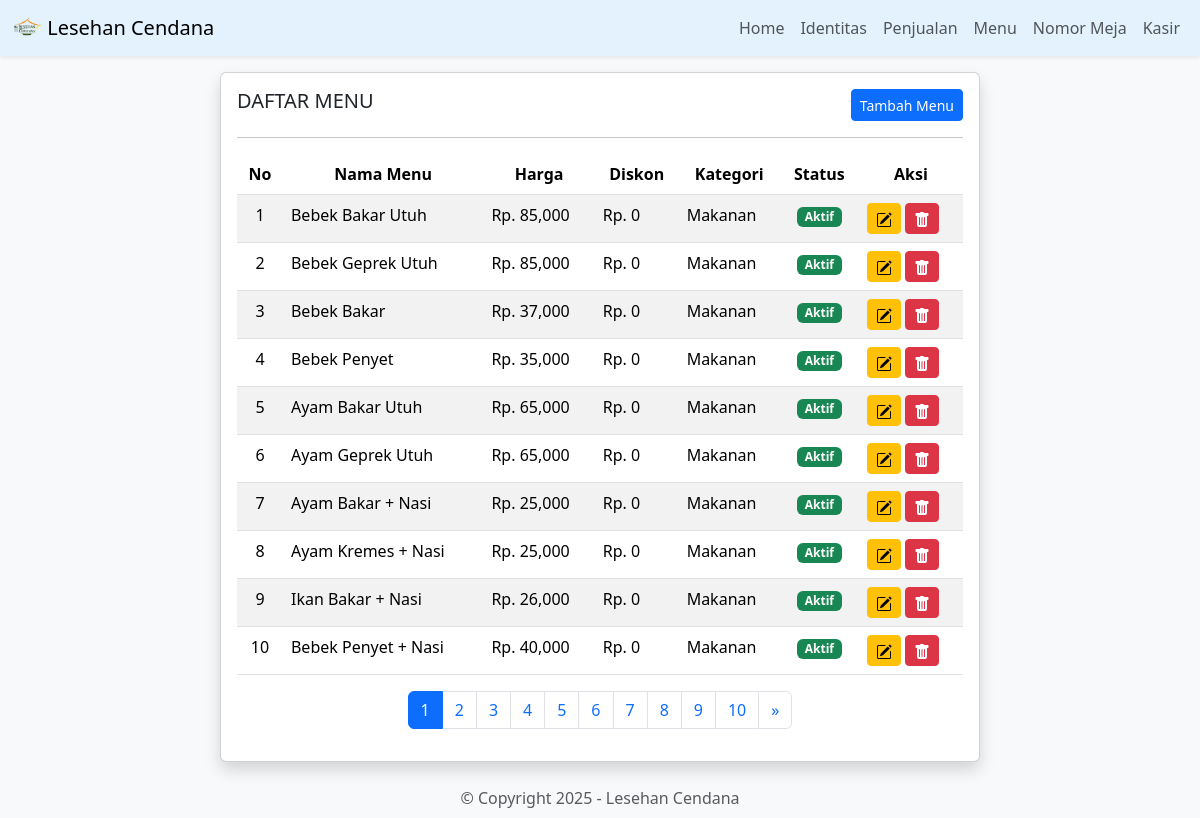
The app's page /main.php?module=menu with its own data.
### tables this page shows
CREATE TABLE `identitas` (
  `id` int NOT NULL,
  `nama` varchar(255) NOT NULL,
  `alamat` text NOT NULL,
  `telepon` varchar(50) NOT NULL
);

CREATE TABLE `menu` (
  `id` int NOT NULL,
  `nama_menu` varchar(255) NOT NULL,
  `harga` int NOT NULL,
  `diskon` int NOT NULL,
  `status` enum('1','0') NOT NULL,
  `kategori` char(25) NOT NULL,
  `created_at` timestamp NULL DEFAULT NULL,
  `updated_at` timestamp NULL DEFAULT NULL
);

### modul/menu/index.php (the view, shortened to what this page needs)
<?php
$jumlah_data_per_halaman = 10;
$halaman = isset($_GET['halaman']) ? (int)$_GET['halaman'] : 1;
$offset = ($halaman - 1) * $jumlah_data_per_halaman;
$sql_total_data = "SELECT COUNT(*) AS total FROM menu";
$query_total_data = mysqli_query($koneksi, $sql_total_data);
$total_data = mysqli_fetch_assoc($query_total_data)['total'];
$total_halaman = ceil($total_data / $jumlah_data_per_halaman);
$sql_menu = "SELECT * FROM menu LIMIT $offset, $jumlah_data_per_halaman";
$query_menu = mysqli_query($koneksi, $sql_menu);
?>
<div class="container-fluid mt-3">
    <div class="row justify-content-center">
        <div class="col-lg-8 col-md-10 col-sm-12">
            <div class="card shadow">
                <div class="card-body">
                    <div class="d-flex justify-content-between flex-wrap">
                        <h5 class="card-title">DAFTAR MENU</h5>
                        <button type="button" class="btn btn-primary btn-sm" data-bs-toggle="modal" data-bs-target="#tambahMenu">
                            <i class="bi bi-bookmark-plus-fill"></i> Tambah Menu
                        </button>
                    </div>
                    <hr>
                    <div class="table-responsive">
                        <table class="table table-striped">
                            <thead class="text-center">
                                <tr>
                                    <th>No</th>
                                    <th>Nama Menu</th>
                                    <th>Harga</th>
                                    <th>Diskon</th>
                                    <th>Kategori</th>
                                    <th>Status</th>
                                    <th>Aksi</th>
                                </tr>
                            </thead>
                            <tbody>
                                <?php
                                $no = $offset + 1;
                                while ($data_menu = mysqli_fetch_array($query_menu)) {
                                ?>
                                    <tr>
                                        <td class="text-center"><?= $no++; ?></td>
                                        <td><?= $data_menu['nama_menu']; ?></td>
                                        <td>Rp. <?= number_format($data_menu['harga'], 0); ?></td>
                                        <td>Rp. <?= number_format($data_menu['diskon'], 0); ?></td>
                                        <td><?= $data_menu['kategori']; ?></td>
                                        <td class="text-center">
                                            <span class="badge bg-<?= $data_menu['status'] == 1 ? 'success' : 'danger'; ?>">
                                                <?= $data_menu['status'] == 1 ? 'Aktif' : 'Tidak Aktif'; ?>
                                            </span>
                                        </td>
                                        <td>
                                            <button type="button" class="btn btn-warning btn-sm" data-bs-toggle="modal" data-bs-target="#editMenu<?= $data_menu['id']; ?>">
                                            </button>
                                            <?php
                                            $cek_menu = $koneksi->query("SELECT * FROM detail_penjualan WHERE id_menu = '$data_menu[id]'")->num_rows;
                                            if ($cek_menu == 0) {
                                            ?>
                                                <button type="button" class="btn btn-danger btn-sm" data-bs-toggle="modal" data-bs-target="#hapusMenu<?= $data_menu['id']; ?>">
                                                </button>
                                            <?php
                                            }
                                            ?>
                                        </td>
                                    </tr>
                                <?php } ?>
                            </tbody>
                        </table>
                    </div>
                    <nav>
                        <ul class="pagination justify-content-center flex-wrap">
                            <?php for ($i = 1; $i <= $total_halaman; $i++) : ?>
                                <li class="page-item <?= ($i == $halaman) ? 'active' : ''; ?>">
                                    <a class="page-link" href="?module=menu&halaman=<?= $i; ?>"><?= $i; ?></a>
                                </li>
                            <?php endfor; ?>
                            <?php if ($halaman < $total_halaman) : ?>
                                <li class="page-item">
                                    <a class="page-link" href="?module=menu&halaman=<?= $halaman + 1; ?>">&raquo;</a>
                                </li>
                            <?php endif; ?>
                        </ul>
                    </nav>
                </div>
            </div>
        </div>
    </div>
</div>

### main.php (shortened to what this page needs)
<?php
include('koneksi.php');
$sql_identitas = "SELECT * FROM identitas";
$query_identitas = mysqli_query($koneksi, $sql_identitas);
$data_identitas = mysqli_fetch_array($query_identitas);
?>
<!DOCTYPE html>
<html lang="en">
<head>
    <link rel="stylesheet" href="bootstrap-5.3.3-dist/css/bootstrap.min.css">
</head>
<body class="bg-light">
    <nav class="navbar navbar-expand-lg shadow-sm" style="background-color: #e3f2fd;">
        <div class="container-fluid">
            <a class="navbar-brand" href="main.php?module=home">
                <img src="icons/icon-192x192.png" alt="Logo" width="30" height="24"
                    class="d-inline-block align-text-top">
                <?php echo $data_identitas['nama']; ?>
            </a>
            <div class="collapse navbar-collapse" id="navbarNav">
                <ul class="navbar-nav ms-auto">
                    <li class="nav-item">
                        <a class="nav-link" aria-current="page" href="main.php?module=home">Home</a>
                    </li>
                    <li class="nav-item">
                        <a class="nav-link" href="main.php?module=identitas">
                            Identitas
                        </a>
                    </li>
                    <li class="nav-item">
                        <a class="nav-link" href="main.php?module=penjualan">Penjualan</a>
                    </li>
                    <li class="nav-item">
                        <a class="nav-link" href="main.php?module=menu">Menu</a>
                    </li>
                    <li class="nav-item">
                        <a class="nav-link" href="main.php?module=meja">Nomor Meja</a>
                    </li>
                    <li class="nav-item">
                        <a class="nav-link" href="main.php?module=kasir">Kasir</a>
                    </li>
                </ul>
            </div>
        </div>
    </nav>
    <div class="container-fluid">
        <?php
        require_once('media.php');
        ?>
    </div>
    <div class="container-fluid mt-3">
        <div class="row py-2">
            <div class="col-12 text-center">
                <span class="text-muted">&copy; Copyright <?php echo date('Y'); ?> - <?php echo $data_identitas['nama']; ?></span>
            </div>
        </div>
    </div>
</body>
</html>

### records on screen
identitas: nama "Lesehan Cendana"
menu: nama_menu "Bebek Bakar Utuh", harga "85,000", diskon "0", kategori "Makanan", status "Aktif"
menu: nama_menu "Bebek Geprek Utuh", harga "85,000", diskon "0", kategori "Makanan", status "Aktif"
menu: nama_menu "Bebek Bakar", harga "37,000", diskon "0", kategori "Makanan", status "Aktif"
menu: nama_menu "Bebek Penyet", harga "35,000", diskon "0", kategori "Makanan", status "Aktif"
menu: nama_menu "Ayam Bakar Utuh", harga "65,000", diskon "0", kategori "Makanan", status "Aktif"
menu: nama_menu "Ayam Geprek Utuh", harga "65,000", diskon "0", kategori "Makanan", status "Aktif"
menu: nama_menu "Ayam Bakar + Nasi", harga "25,000", diskon "0", kategori "Makanan", status "Aktif"
menu: nama_menu "Ayam Kremes + Nasi", harga "25,000", diskon "0", kategori "Makanan", status "Aktif"
menu: nama_menu "Ikan Bakar + Nasi", harga "26,000", diskon "0", kategori "Makanan", status "Aktif"
menu: nama_menu "Bebek Penyet + Nasi", harga "40,000", diskon "0", kategori "Makanan", status "Aktif"
